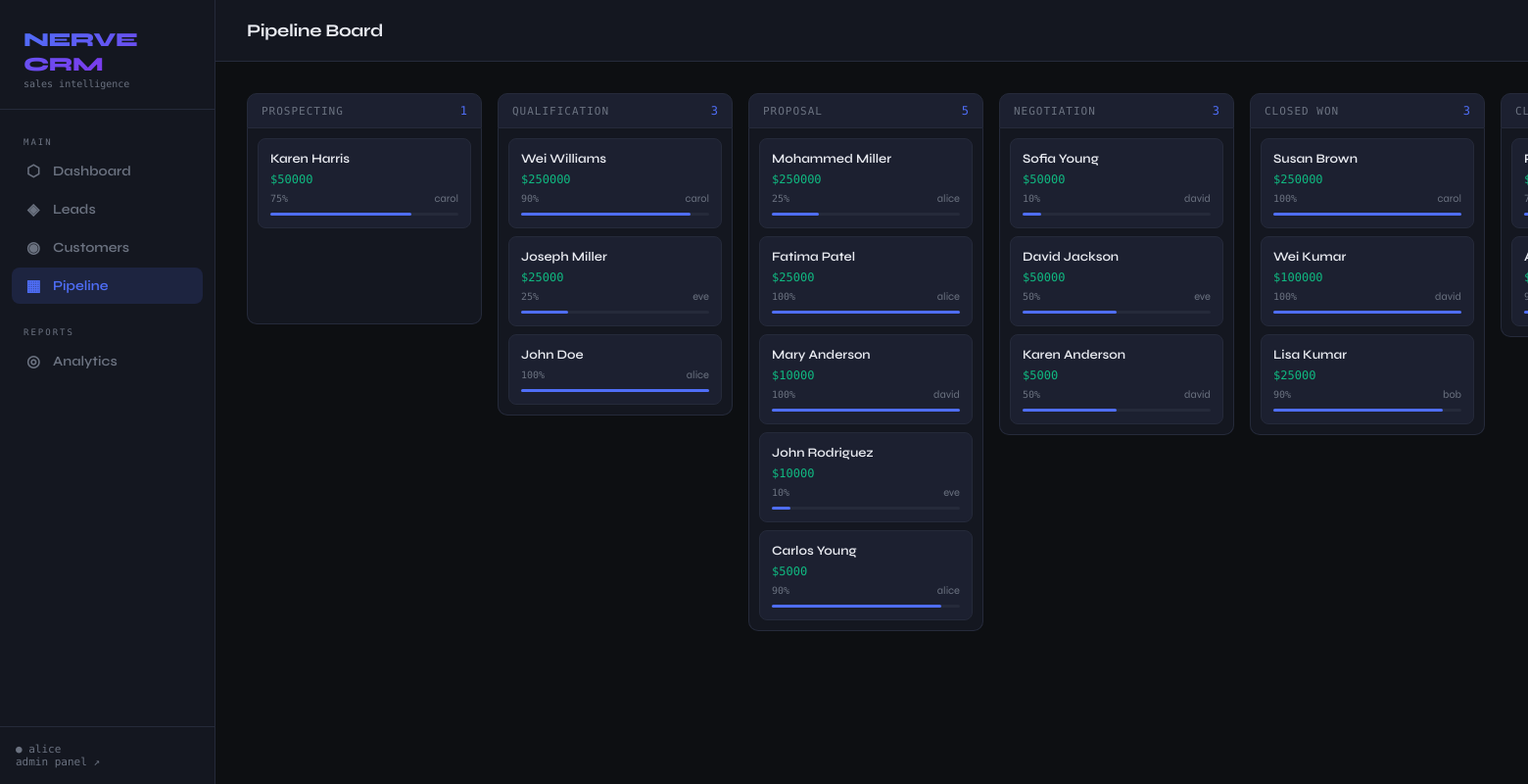
/crm/pipeline/ (signed in), run on the app's committed database.
### crm/models.py (models this page shows, shortened)
class User(AbstractUser):
    class Role(models.TextChoices):
        ADMIN = 'admin', 'Admin'
        SALES_REP = 'sales_rep', 'Sales Representative'
        MANAGER = 'manager', 'Manager'
    role = models.CharField(
        max_length=20,
        choices=Role.choices,
        default=Role.SALES_REP
    )
    phone = models.CharField(max_length=20, blank=True)
    created_at = models.DateTimeField(auto_now_add=True)
    updated_at = models.DateTimeField(auto_now=True)
    class Meta:
        db_table = 'crm_users'
        verbose_name = 'User'
        verbose_name_plural = 'Users'

class SalesPipeline(models.Model):
    class Stage(models.TextChoices):
        PROSPECTING = 'prospecting', 'Prospecting'
        QUALIFICATION = 'qualification', 'Qualification'
        PROPOSAL = 'proposal', 'Proposal'
        NEGOTIATION = 'negotiation', 'Negotiation'
        CLOSED_WON = 'closed_won', 'Closed Won'
        CLOSED_LOST = 'closed_lost', 'Closed Lost'
    lead = models.ForeignKey(
        Lead,
        on_delete=models.CASCADE,
        related_name='pipeline_entries'
    )
    customer = models.ForeignKey(
        Customer,
        on_delete=models.SET_NULL,
        null=True, blank=True,
        related_name='pipeline_entries'
    )
    owner = models.ForeignKey(
        User,
        on_delete=models.SET_NULL,
        null=True,
        related_name='pipeline_entries'
    )
    stage = models.CharField(
        max_length=20,
        choices=Stage.choices,
        default=Stage.PROSPECTING,
        db_index=True
    )
    deal_value = models.DecimalField(
        max_digits=14, decimal_places=2,
        null=True, blank=True
    )
    probability = models.PositiveSmallIntegerField(
        default=0,
        help_text="Win probability 0–100%"
    )
    expected_close_date = models.DateField(null=True, blank=True)
    notes = models.TextField(blank=True)
    stage_changed_at = models.DateTimeField(auto_now=True)
    created_at = models.DateTimeField(auto_now_add=True)
    class Meta:
        db_table = 'crm_sales_pipeline'
        ordering = ['-created_at']
        indexes = [
            models.Index(fields=['stage', 'owner']),
            models.Index(fields=['expected_close_date']),
        ]

class Lead(models.Model):
    class Status(models.TextChoices):
        NEW = 'new', 'New'
        CONTACTED = 'contacted', 'Contacted'
        QUALIFIED = 'qualified', 'Qualified'
        CONVERTED = 'converted', 'Converted'
        LOST = 'lost', 'Lost'
    class Source(models.TextChoices):
        WEBSITE = 'website', 'Website'
        REFERRAL = 'referral', 'Referral'
        SOCIAL = 'social', 'Social Media'
        COLD_CALL = 'cold_call', 'Cold Call'
        EMAIL = 'email', 'Email Campaign'
        OTHER = 'other', 'Other'
    first_name = models.CharField(max_length=100)
    last_name = models.CharField(max_length=100)
    email = models.EmailField(unique=True)
    phone = models.CharField(max_length=20, blank=True)
    company = models.CharField(max_length=200, blank=True)
    status = models.CharField(
        max_length=20,
        choices=Status.choices,
        default=Status.NEW,
        db_index=True
    )
    source = models.CharField(
        max_length=20,
        choices=Source.choices,
        default=Source.OTHER
    )
    notes = models.TextField(blank=True)
    estimated_value = models.DecimalField(
        max_digits=12, decimal_places=2,
        null=True, blank=True
    )
    assigned_to = models.ForeignKey(
        User,
        on_delete=models.SET_NULL,
        null=True, blank=True,
        related_name='assigned_leads'
    )
    tags = models.ManyToManyField(
        'Tag',
        blank=True,
        related_name='leads'
    )
    last_contacted = models.DateTimeField(null=True, blank=True)
    converted_at = models.DateTimeField(null=True, blank=True)
    created_at = models.DateTimeField(auto_now_add=True)
    updated_at = models.DateTimeField(auto_now=True)
    objects = LeadManager()
    class Meta:
        db_table = 'crm_leads'
        ordering = ['-created_at']
        indexes = [
            models.Index(fields=['status', 'assigned_to']),
            models.Index(fields=['last_contacted']),
            models.Index(fields=['created_at']),
        ]
    @property
    def full_name(self):
        return f"{self.first_name} {self.last_name}"

### crm/views.py (the view)
# urls.py: path('pipeline/',                    views.pipeline_board,      name='pipeline_board'),
@login_required
def pipeline_board(request):
    entries = (
        SalesPipeline.objects
        .select_related('lead', 'owner', 'customer')
        .order_by('stage', '-deal_value')
    )
    board = {
        stage_value: {
            'label': stage_label,
            'entries': [e for e in entries if e.stage == stage_value]
        }
        for stage_value, stage_label in SalesPipeline.Stage.choices
    }
    return render(request, 'crm/pipeline_board.html', {'board': board})

### crm/templates/crm/pipeline_board.html (shortened to what this page needs)
{% extends 'crm/base.html' %}
{% block page_title %}Pipeline Board{% endblock %}
{% block content %}
<div style="display:flex;gap:16px;overflow-x:auto;padding-bottom:16px;">
    {% for stage_key, stage_data in board.items %}
    <div style="min-width:240px;flex-shrink:0;">
        <div style="padding:10px 14px;background:var(--surface2);border:1px solid var(--border);border-radius:10px 10px 0 0;display:flex;justify-content:space-between;align-items:center;">
            <span style="font-family:var(--mono);font-size:11px;letter-spacing:1px;text-transform:uppercase;color:var(--muted);">
                {{ stage_data.label }}
            </span>
            <span style="font-family:var(--mono);font-size:12px;color:var(--accent);">
                {{ stage_data.entries|length }}
            </span>
        </div>
        <div style="border:1px solid var(--border);border-top:none;border-radius:0 0 10px 10px;min-height:200px;background:var(--surface);padding:10px;display:flex;flex-direction:column;gap:8px;">
            {% for entry in stage_data.entries %}
            <div style="background:var(--surface2);border:1px solid var(--border);border-radius:8px;padding:12px;">
                <div style="font-size:13px;font-weight:600;margin-bottom:6px;">
                    <a href="{% url 'lead_detail' entry.lead.pk %}" style="color:var(--text);text-decoration:none;">
                        {{ entry.lead.full_name }}
                    </a>
                </div>
                {% if entry.deal_value %}
                <div style="font-family:var(--mono);font-size:12px;color:var(--green);margin-bottom:6px;">
                    ${{ entry.deal_value|floatformat:0 }}
                </div>
                {% endif %}
                <div style="display:flex;justify-content:space-between;align-items:center;">
                    <span style="font-family:var(--mono);font-size:10px;color:var(--muted);">
                        {{ entry.probability }}%
                    </span>
                    <span style="font-size:11px;color:var(--muted);">
                        {{ entry.owner.username|default:"—" }}
                    </span>
                </div>
                <div style="margin-top:8px;height:3px;background:var(--border);border-radius:2px;">
                    <div style="width:{{ entry.probability }}%;height:100%;background:var(--accent);border-radius:2px;"></div>
                </div>
            </div>
            {% empty %}
            <div style="text-align:center;padding:30px 0;color:var(--muted);font-size:12px;font-family:var(--mono);">
                empty
            </div>
            {% endfor %}
        </div>
    </div>
    {% endfor %}
</div>
{% endblock %}

### crm/templates/crm/base.html (shortened to what this page needs)
<!DOCTYPE html>
<html lang="en">
<head>
</head>
<body>
<aside class="sidebar">
    <div class="sidebar-logo">
        <span>NERVE CRM</span>
        <small>sales intelligence</small>
    </div>
    <nav>
        <div class="nav-label">Main</div>
        <a href="{% url 'dashboard' %}" class="nav-link {% if request.resolver_match.url_name == 'dashboard' %}active{% endif %}">
            <span class="nav-icon">⬡</span> Dashboard
        </a>
        <a href="{% url 'lead_list' %}" class="nav-link {% if 'lead' in request.resolver_match.url_name %}active{% endif %}">
            <span class="nav-icon">◈</span> Leads
        </a>
        <a href="{% url 'customer_list' %}" class="nav-link {% if 'customer' in request.resolver_match.url_name %}active{% endif %}">
            <span class="nav-icon">◉</span> Customers
        </a>
        <a href="{% url 'pipeline_board' %}" class="nav-link {% if request.resolver_match.url_name == 'pipeline_board' %}active{% endif %}">
            <span class="nav-icon">▦</span> Pipeline
        </a>
        <div class="nav-label" style="margin-top:12px">Reports</div>
        <a href="{% url 'sales_analytics' %}" class="nav-link {% if request.resolver_match.url_name == 'sales_analytics' %}active{% endif %}">
            <span class="nav-icon">◎</span> Analytics
        </a>
    </nav>
    <div class="sidebar-footer">
        {% if user.is_authenticated %}
            ● {{ user.username }}<br>
            <a href="/admin/" style="color:var(--muted);text-decoration:none;">admin panel ↗</a>
        {% endif %}
    </div>
</aside>
<div class="main">
    <div class="topbar">
        <div class="page-title">{% block page_title %}{% endblock %}</div>
    </div>
    <div class="content">
        {% block content %}{% endblock %}
    </div>
</div>
</body>
</html>

### crm/templates/crm/base.html (style rules this page uses)
*, *::before, *::after { box-sizing: border-box; margin: 0; padding: 0; }
:root { --bg: #0d0f12; --surface: #141720; --surface2: #1c2030; --border: #252a3a; --accent: #4f6ef7; --accent2: #7c3aed; --green: #10b981; --yellow: #f59e0b; --red: #ef4444; --text: #e8eaf0; --muted: #6b7280; --mono: 'DM Mono', monospace; --sans: 'Syne', sans-serif; }
body { background: var(--bg); color: var(--text); font-family: var(--sans); display: flex; min-height: 100vh; }
.sidebar { width: 220px; min-height: 100vh; background: var(--surface); border-right: 1px solid var(--border); display: flex; flex-direction: column; position: fixed; top: 0; left: 0; bottom: 0; }
.sidebar-logo { padding: 28px 24px 20px; border-bottom: 1px solid var(--border); }
.sidebar-logo span { font-size: 20px; font-weight: 800; letter-spacing: -0.5px; background: linear-gradient(135deg, var(--accent), var(--accent2)); background-clip: text; -webkit-background-clip: text; -webkit-text-fill-color: transparent; }
.sidebar-logo small { display: block; font-family: var(--mono); font-size: 10px; color: var(--muted); margin-top: 2px; -webkit-text-fill-color: var(--muted); }
.sidebar nav { padding: 16px 12px; flex: 1; }
.nav-label { font-family: var(--mono); font-size: 9px; letter-spacing: 2px; color: var(--muted); padding: 12px 12px 6px; text-transform: uppercase; }
.nav-link { display: flex; align-items: center; gap: 10px; padding: 9px 12px; border-radius: 8px; color: var(--muted); text-decoration: none; font-size: 14px; font-weight: 600; transition: all 0.15s; margin-bottom: 2px; }
.nav-link.active { background: rgba(79,110,247,0.15); color: var(--accent); }
.nav-icon { font-size: 16px; width: 20px; text-align: center; }
.sidebar-footer { padding: 16px; border-top: 1px solid var(--border); font-family: var(--mono); font-size: 11px; color: var(--muted); }
.main { margin-left: 220px; flex: 1; display: flex; flex-direction: column; min-height: 100vh; }
.topbar { padding: 20px 32px; border-bottom: 1px solid var(--border); display: flex; align-items: center; justify-content: space-between; background: var(--surface); position: sticky; top: 0; z-index: 10; }
.page-title { font-size: 18px; font-weight: 700; letter-spacing: -0.3px; }
.content { padding: 32px; flex: 1; }

### data on the page
User: username "alice"
SalesPipeline: lead.full_name "Karen Harris", deal_value "50000", probability "75", owner.username "carol"
SalesPipeline: lead.full_name "Wei Williams", deal_value "250000", probability "90", owner.username "carol"
SalesPipeline: lead.full_name "Joseph Miller", deal_value "25000", probability "25", owner.username "eve"
SalesPipeline: lead.full_name "John Doe", probability "100", owner.username "alice"
SalesPipeline: lead.full_name "Mohammed Miller", deal_value "250000", probability "25", owner.username "alice"
SalesPipeline: lead.full_name "Fatima Patel", deal_value "25000", probability "100", owner.username "alice"
SalesPipeline: lead.full_name "Mary Anderson", deal_value "10000", probability "100", owner.username "david"
SalesPipeline: lead.full_name "John Rodriguez", deal_value "10000", probability "10", owner.username "eve"
SalesPipeline: lead.full_name "Carlos Young", deal_value "5000", probability "90", owner.username "alice"
SalesPipeline: lead.full_name "Sofia Young", deal_value "50000", probability "10", owner.username "david"
SalesPipeline: lead.full_name "David Jackson", deal_value "50000", probability "50", owner.username "eve"
SalesPipeline: lead.full_name "Karen Anderson", deal_value "5000", probability "50", owner.username "david"
SalesPipeline: lead.full_name "Susan Brown", deal_value "250000", probability "100", owner.username "carol"
SalesPipeline: lead.full_name "Wei Kumar", deal_value "100000", probability "100", owner.username "david"
SalesPipeline: lead.full_name "Lisa Kumar", deal_value "25000", probability "90", owner.username "bob"

### other printed values
{{ stage_data.label }} "PROSPECTING" "QUALIFICATION" "PROPOSAL" "NEGOTIATION" "CLOSED WON"
{{ stage_data.entries|length }} "1" "3" "5" "3" "3"
